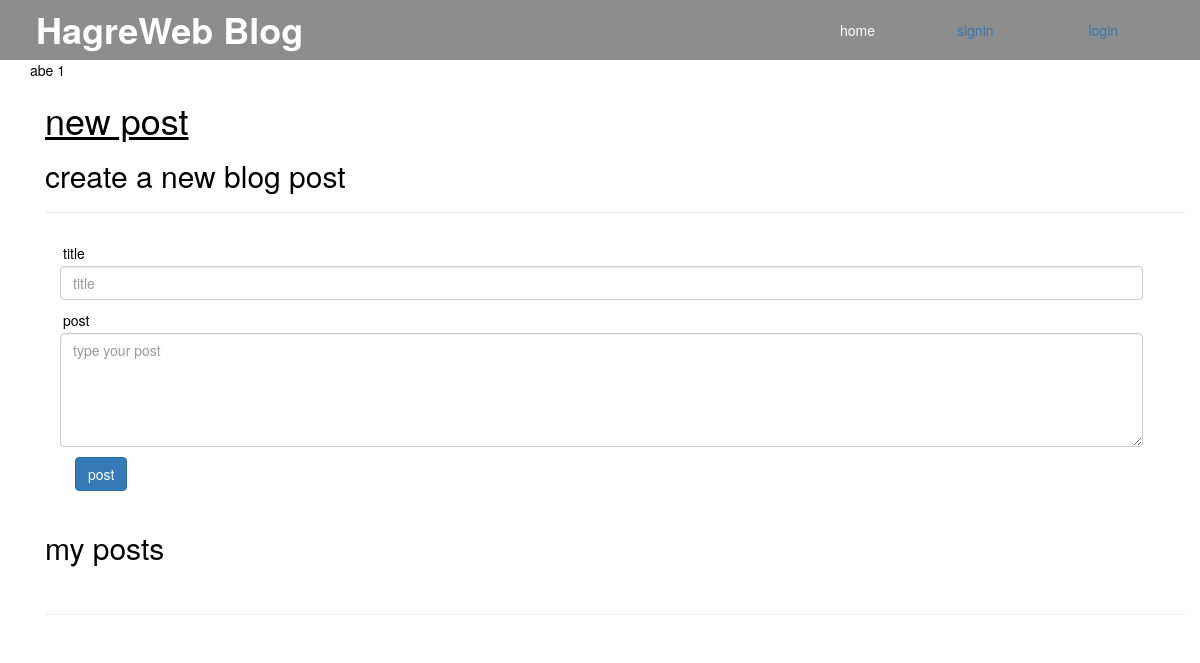
Before: /posts/1 with the older database file.
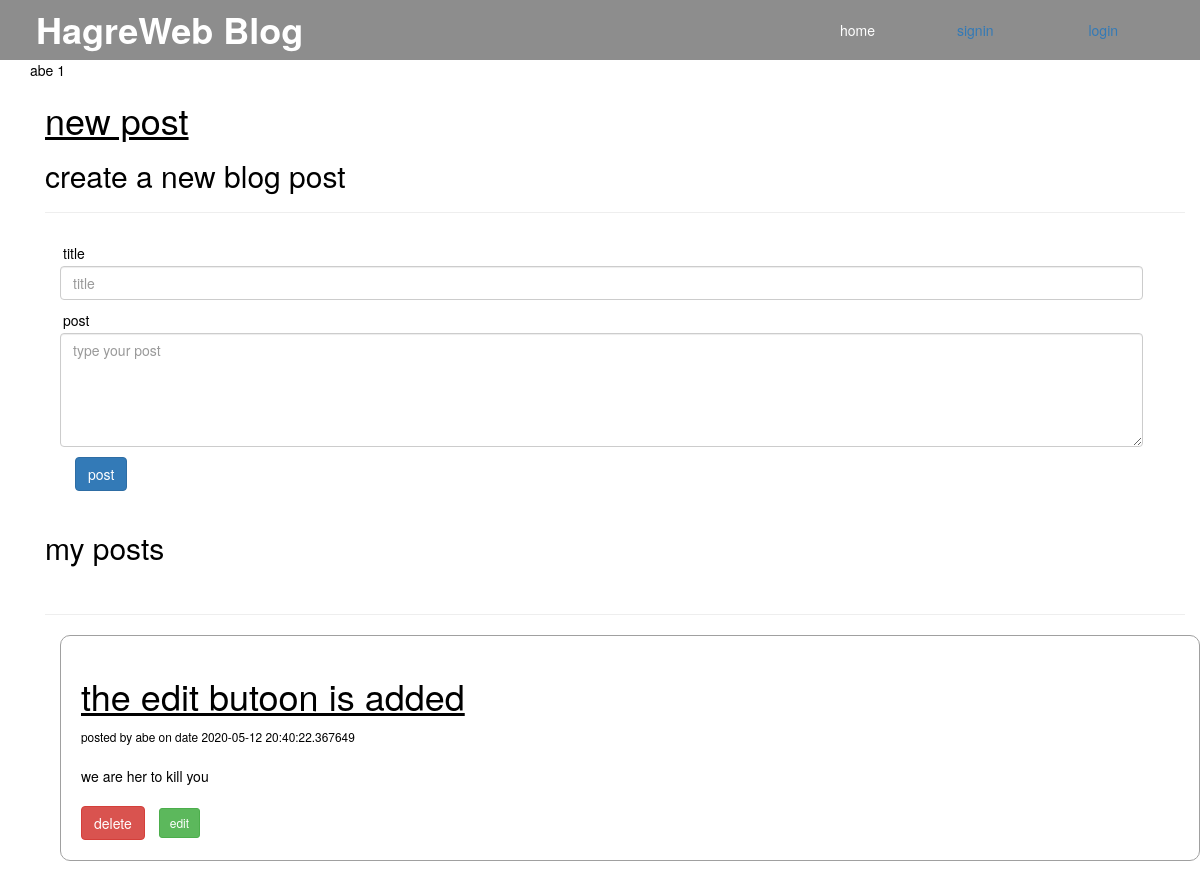
After: the same page with the newer database file.
### main.py (models this page shows, shortened)
class Post(db.Model):
    id = db.Column(db.Integer, primary_key=True)
    title = db.Column(db.String(40),nullable=False)
    content = db.Column(db.String(1000),nullable=False)
    date = db.Column(db.DateTime,default=datetime.utcnow)
    auther_id = db.Column(db.Integer, db.ForeignKey('user.id'), nullable= False)

class User(db.Model):
    id = db.Column(db.Integer, primary_key=True)
    name = db.Column(db.String(20), unique=True, nullable=False)
    password = db.Column(db.String(20),nullable=False)
    profile_img = db.Column(db.String(), default='main.jpg')
    posts = db.relationship('Post', backref='auther',lazy=True)

### main.py (the view, shortened to what this page needs)
@app.route('/posts/<int:id>',methods= ["GET","POST"])
def posts(id):
    user = User.query.get_or_404(id)
    if request.method == "GET":
        return render_template('post.html', user=user)

### templates/post.html (shortened to what this page needs)
{% extends 'base.html' %}
{% block body %}
<section class="container">
    {{ user.password }}
    {{ user.id }}
    <div class='container'>
      <h1>new post</h1>
      <h2>create a new blog post</h2>
      <hr>
    <form class='container' action="/posts/{{ user.id }}" role="form" class="contactForm"  method="post">
        <div>
          <p>title</p>
          <input class="form-control" type="text" name='title' placeholder="title" id='title' required>
        </div>
        <div >
          <p>post</p>
          <textarea class="form-control" name="content" rows="5" placeholder="type your post " required></textarea>
        </div>
        <div class="container"><button type="submit" class="btn btn-primary"> post </button></div>
      </form>
    </div>
    <div class='container'>
    <h2>my posts</h2><br><hr>
    <ul>
    {% for u in user.posts %}
    <div class='container'>
            <li class="post">
                <h1>{{ u.title }}</h1>
                <small>posted by {{ u.auther.name }} on date {{ u.date }}</small>
                <p>{{ u.content }}</p>
                <a class='btn btn-danger' href='/del_post/{{ u.id }}'>delete</a>
                <a class='btn btn-sm btn-success' href='/edit_post/{{ u.id }}'>edit</a>
            </li>
    </div>
{% endfor %}
        </ul>
        </div>
</section>
{% endblock %}

Changed rows visible on the page:
added Post: title "the edit butoon is added", auther.name "abe", date "2020-05-12 20:40:22.367649", content "we are her to kill you"
